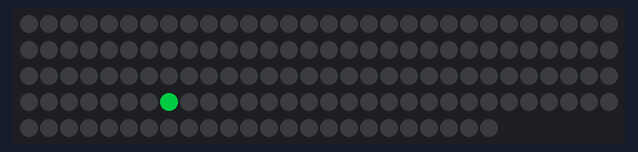
A sketch run on a simulated Arduino Uno, built with avr-gcc and run on an emulated ATmega328P. On the bench: 144 RGB LEDs in strip order, left to right, continuing on the next row. Dim RGB values are drawn brighter than linear; colours are those a GRB WS2812 strip shows for the declared byte order; random numbers use the default seed unless the sketch sets one.

Above: at 0.1 s.
At 4.46 s:
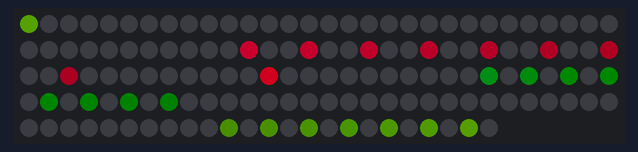
At 8.46 s:
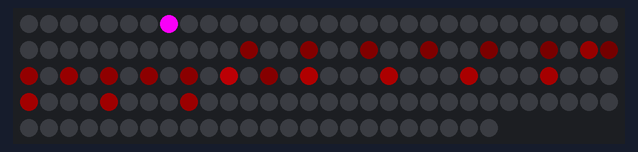
At 19.92 s:
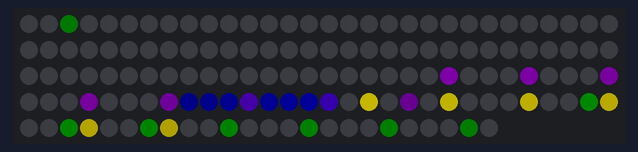
At 29.75 s:
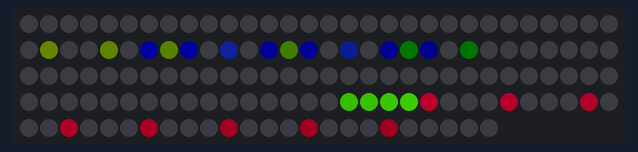
At 39.75 s:
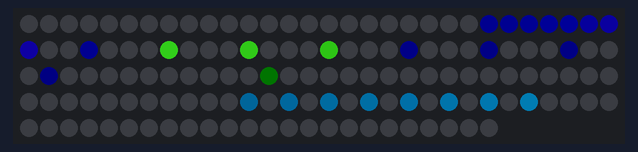

The sketch:

warm.ino.ino
```cpp
#include "FastLED.h"

#define NUM_LEDS 144
#define DATA_PIN 7
#define CLOCK_PIN 6

CRGB leds[NUM_LEDS];

int index;
int count;
int color;
int space;

void fade(){
    for(int i=0; i<NUM_LEDS; i++){
       leds[i].fadeToBlackBy( 25 );
    }
}

void setup() {
    // put your setup code here, to run once:
    FastLED.addLeds<WS2812, DATA_PIN, RGB>(leds, NUM_LEDS);
    for (int i=0; i<NUM_LEDS; i++) {
      leds[i] = CRGB::Black;
    }
    index=0;
    count=0;
}

void warm(int which) {
    leds[which] += CHSV(color,255,200);
}

void loop() {
    if(count%8 == 0){
        color = random(255);
        index = random(NUM_LEDS);
        space = random(7)-4;
    }
    warm(index);
    fade();
    index = (NUM_LEDS+(index+space))%NUM_LEDS;
    FastLED.show();
    count++;
    delay(175);
}
```
